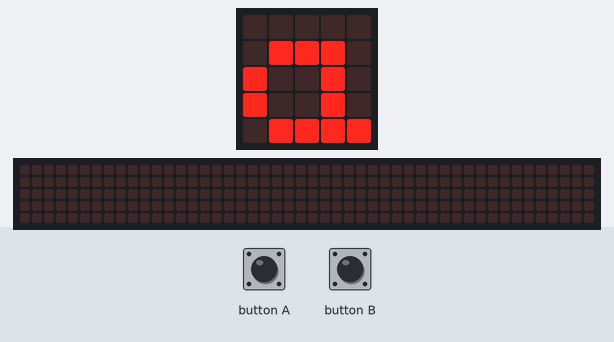
This program was run on a simulated BBC micro:bit (MakeCode). Parts: the board's 5×5 LED display, a strip that is not on the board, showing the scrolling text unrolled. Inputs (shaded band) come from the test bench. The 48×5 strip is a reading aid, not a part: it shows the text the display is scrolling, unrolled, one strip-width of it at a time.

Above: at 1.2 s.
1.3 s: button A pressed for 0.15 s
At 1.61 s:
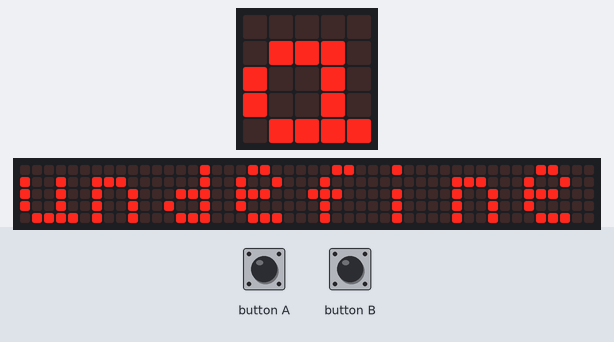
At 10.31 s:
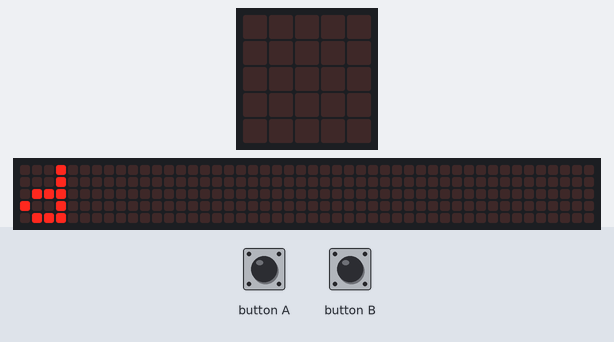

The program:

main.ts
```typescript
input.onButtonPressed(Button.A, function () {
    indice += -1
})
input.onButtonPressed(Button.B, function () {
    indice += 1
})
let indice = 0
let abc = [
"a",
"b",
"c",
"d",
"e",
"f",
"g",
"h",
"i",
"j",
"k",
"l",
"m",
"n",
"o",
"p",
"q",
"r",
"s",
"t",
"u",
"v",
"w",
"x",
"y",
"z"
]
basic.forever(function () {
    basic.showString("" + (abc[indice]))
})
```

test.ts
```typescript
// aquí va el archivo "tests"; esto no se compilará cuando este paquete se utilice como una extensión.
```

Measured:
- after the input at 1.3 s, the display: changes after 0.24 s (image 1)
- what the display in image 2 shows lasts 0.4 s, from 10.1 s to 10.5 s
